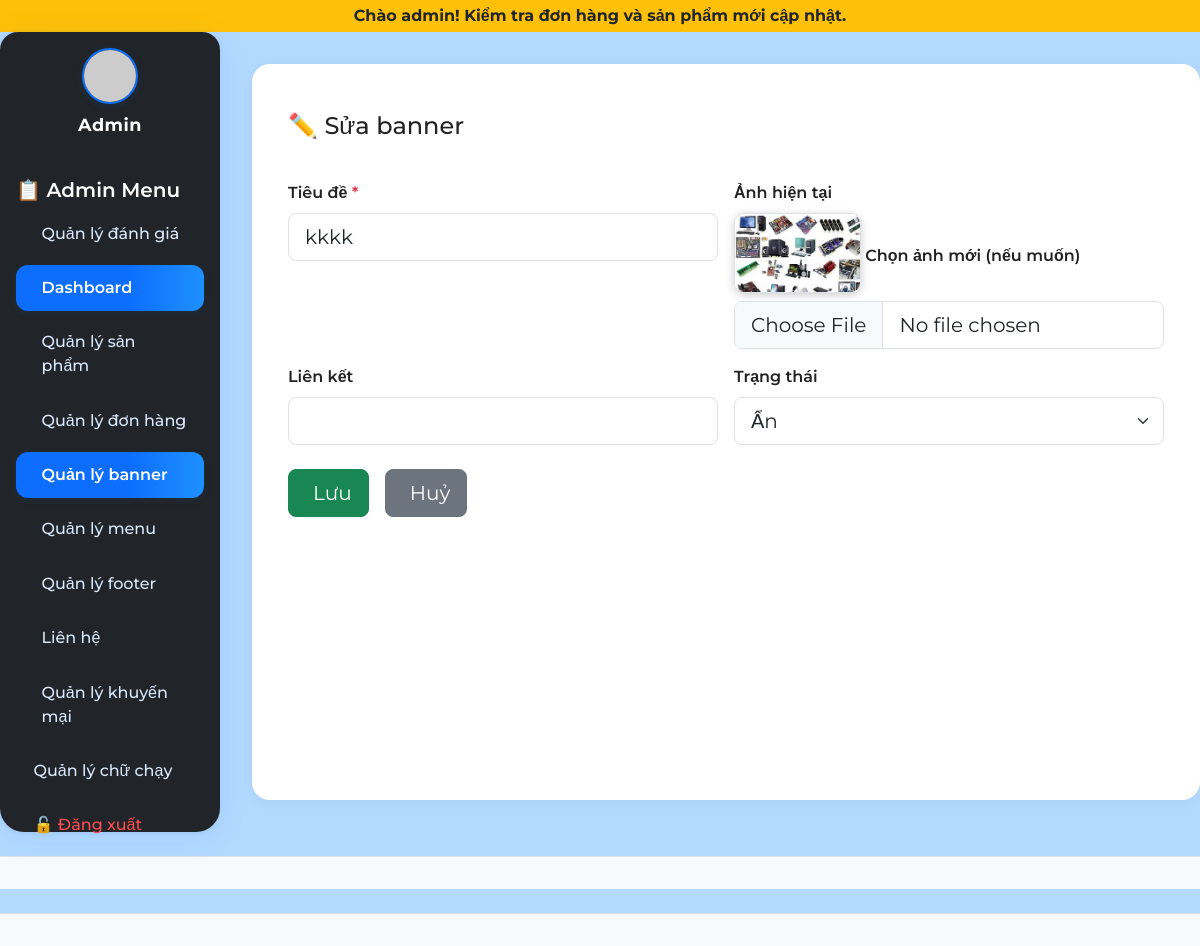
Page /admin/index.php?page=banner_edit&id=5 (signed in) on the committed database.
### tables this page shows
CREATE TABLE `marquee` (
  `id` int(11) NOT NULL,
  `noidung` text NOT NULL,
  `trangthai` tinyint(4) DEFAULT 1,
  `vaitro` enum('admin','user') DEFAULT 'user',
  `ngaytao` datetime NOT NULL DEFAULT current_timestamp()
);

CREATE TABLE `menu_content` (
  `id` int(11) NOT NULL,
  `label` varchar(255) NOT NULL,
  `url` varchar(255) NOT NULL,
  `icon` varchar(64) DEFAULT NULL,
  `position` int(11) DEFAULT 0,
  `type` varchar(20) NOT NULL DEFAULT 'user',
  `parent_id` int(11) DEFAULT NULL
);

CREATE TABLE `banner` (
  `id` int(11) NOT NULL,
  `title` varchar(255) DEFAULT NULL,
  `image_url` varchar(255) DEFAULT NULL,
  `link` varchar(255) DEFAULT NULL,
  `status` enum('active','inactive') DEFAULT 'active'
);

### admin/views/banner/edit.php (the view, shortened to what this page needs)
<?php
include(__DIR__ . '/../../../config/db.php');
$id = isset($_GET['id']) ? (int)$_GET['id'] : 0;
$result = mysqli_query($conn, "SELECT * FROM banner WHERE id = $id");
$banner = mysqli_fetch_assoc($result);
?>
<div class="container mt-4">
  <form method="POST" enctype="multipart/form-data" class="row g-3 needs-validation" novalidate>
    <h4 class="mb-4">✏️ Sửa banner</h4>
    <div class="col-md-6">
      <label class="form-label fw-semibold">Tiêu đề <span class="text-danger">*</span></label>
      <input type="text" name="title" class="form-control form-control-lg" value="<?php echo htmlspecialchars($banner['title']); ?>" required>
    </div>
    <div class="col-md-6">
      <label class="form-label fw-semibold">Ảnh hiện tại</label><br>
      <img id="banner-preview" src="../../../public/uploads/<?php echo $banner['image_url']; ?>" style="max-width: 300px; max-height:80px; border-radius:10px; box-shadow:0 2px 8px #ccc;" class="border mb-2">
      <label class="form-label fw-semibold mt-2">Chọn ảnh mới (nếu muốn)</label>
      <input type="file" name="image" class="form-control form-control-lg" accept="image/*" onchange="previewBanner(event)">
    </div>
    <div class="col-md-6">
      <label class="form-label fw-semibold">Liên kết</label>
      <input type="text" name="link" class="form-control form-control-lg" value="<?php echo htmlspecialchars($banner['link']); ?>">
    </div>
    <div class="col-md-6">
      <label class="form-label fw-semibold">Trạng thái</label>
      <select name="status" class="form-select form-select-lg">
        <option value="inactive" <?php if ($banner['status'] == 'inactive') echo 'selected'; ?>>Ẩn</option>
      </select>
    </div>
    <div class="col-12 d-flex gap-3 mt-4">
      <button type="submit" class="btn btn-success btn-lg d-flex align-items-center gap-2"><span class="bi bi-save"></span> Lưu</button>
      <a href="index.php?page=banner" class="btn btn-secondary btn-lg d-flex align-items-center gap-2"><span class="bi bi-arrow-left"></span> Huỷ</a>
    </div>
  </form>
</div>
<?php include(__DIR__ . '/../layout/footer.php'); ?>

### admin/views/layout/header.php (shortened to what this page needs)
<!DOCTYPE html>
<html lang="vi">
<head>
  <link href="https://cdn.jsdelivr.net/npm/bootstrap@5.3.0/dist/css/bootstrap.min.css" rel="stylesheet">
  <link rel="stylesheet" href="../public/assets/css/admin.css">
</head>
<body>
<?php
include __DIR__ . '/../../../config/db.php';
$query = "SELECT * FROM marquee WHERE trangthai = 1 AND vaitro = 'admin' ORDER BY id DESC LIMIT 1";
$marquees = mysqli_query($conn, $query);
if ($row = mysqli_fetch_assoc($marquees)) {
  echo '<div class="bg-warning text-dark py-1 text-center fw-bold">';
  echo '<marquee behavior="scroll" direction="left">' . htmlspecialchars($row['noidung']) . '</marquee>';
  echo '</div>';
}

### admin/views/layout/sidebar.php (shortened to what this page needs)
<div class="d-flex">
  <nav class="bg-dark text-white p-3" style="width: 220px; height: 100vh;">
    <div class="admin-avatar">
      <img src="https://ui-avatars.com/api/?name=Admin&background=0d6efd&color=fff&size=128" alt="Admin Avatar">
      <div class="admin-name">Admin</div>
    </div>
    <h5 style="font-weight:600; color:#fff;">📋 Admin Menu</h5>
    <ul class="nav flex-column">
      <li class="nav-item">
        <a class="nav-link text-white" href="index.php?page=danhgia_admin">
          <i class="bi bi-star-fill text-warning"></i> Quản lý đánh giá
        </a>
      </li>
      <?php
      include __DIR__ . '/../../../config/db.php';
      $menu_type = 'admin';
      $menu_sql = "SELECT * FROM menu_content WHERE type='$menu_type' ORDER BY position ASC, id ASC";
      $menu_result = mysqli_query($conn, $menu_sql);
      $menus = [];
      while ($m = mysqli_fetch_assoc($menu_result)) $menus[] = $m;
      function buildMenuTreeSidebar($menus, $parent_id = null) {
          $branch = [];
          foreach ($menus as $menu) {
              if ($menu['parent_id'] == $parent_id) {
                  $children = buildMenuTreeSidebar($menus, $menu['id']);
                  $branch[] = $menu;
              }
          }
          return $branch;
      }
      $menu_tree = buildMenuTreeSidebar($menus);
      foreach ($menu_tree as $menu):
          if (!empty($menu['children'])): ?>
              <li class="nav-item dropdown">
                <a class="nav-link text-white dropdown-toggle" href="<?php echo htmlspecialchars($menu['url']); ?>" id="sidebar-menu-<?php echo $menu['id']; ?>" role="button" data-bs-toggle="dropdown" aria-expanded="false">
                  <?php if ($menu['icon']): ?><i class="<?php echo htmlspecialchars($menu['icon']); ?>"></i> <?php endif; ?>
                  <?php echo htmlspecialchars($menu['label']); ?>
                </a>
                <ul class="dropdown-menu bg-dark border-0" aria-labelledby="sidebar-menu-<?php echo $menu['id']; ?>">
                  <?php foreach ($menu['children'] as $child): ?>
                    <li>
                      <a class="dropdown-item text-white bg-dark" href="<?php echo htmlspecialchars($child['url']); ?>">
                        <?php if ($child['icon']): ?><i class="<?php echo htmlspecialchars($child['icon']); ?>"></i> <?php endif; ?>
                        <?php echo htmlspecialchars($child['label']); ?>
                      </a>
                    </li>
                  <?php endforeach; ?>
                </ul>
              </li>
          <?php else: ?>
              <li class="nav-item">
                <a class="nav-link text-white" href="<?php echo htmlspecialchars($menu['url']); ?>">
                  <?php echo htmlspecialchars($menu['label']); ?>
                </a>
              </li>
          <?php endif;
      endforeach;
      ?>
      <li class="nav-item">
        <a class="nav-link text-danger" href="logout.php">🔓 Đăng xuất</a>
      </li>
    </ul>
  </nav>
  <main class="p-4" style="flex-grow: 1;">

### public/assets/css/admin.css (style rules this page uses)
body { font-family: 'Montserrat', 'Roboto', Arial, sans-serif; background: #b3d9ff; color: #222; font-size: 16px; }
nav.bg-dark { border-radius: 18px 18px 24px 24px; box-shadow: 0 4px 32px rgba(13,110,253,0.08), 0 1.5px 6px rgba(0,0,0,0.06); min-height: 100vh; min-width: 220px; padding-top: 2.5rem; position: relative; transition: all .2s; }
.admin-avatar { display: flex; align-items: center; margin-bottom: 2.5rem; flex-direction: column; }
.admin-avatar img { width: 56px; height: 56px; border-radius: 50%; object-fit: cover; margin-bottom: 0.5rem; border: 2.5px solid #0d6efd; box-shadow: 0 2px 8px rgba(13,110,253,0.10); }
.admin-avatar .admin-name { font-weight: 700; color: #fff; font-size: 1.1rem; letter-spacing: 0.5px; }
.nav.flex-column .nav-item { margin-bottom: 0.5rem; }
.nav-link { color: #dbeafe !important; font-weight: 500; border-radius: 12px; padding: 0.7em 1.1em; transition: background .16s, color .16s; display: flex; align-items: center; gap: 8px; }
.nav-link.active, .nav-link:focus, .nav-link:hover { background: linear-gradient(90deg, #0d6efd 60%, #1e90ff 100%); color: #fff !important; box-shadow: 0 2px 8px rgba(13,110,253,0.08); font-weight: 600; }
.nav-link.text-danger { background: none !important; color: #ff4d4f !important; }
main.p-4 { background: #fff; border-radius: 18px; box-shadow: 0 2px 16px rgba(0,0,0,0.04); margin: 2rem 0 2rem 2rem; min-height: 90vh; }

### rows in the picture
marquee: noidung "Chào admin! Kiểm tra đơn hàng và sản phẩm mới cập nhật."
menu_content: label "Dashboard"
menu_content: label "Quản lý sản phẩm"
menu_content: label "Quản lý đơn hàng"
menu_content: label "Quản lý banner"
menu_content: label "Quản lý menu"
menu_content: label "Quản lý footer"
menu_content: label "Liên hệ"
menu_content: label "Quản lý khuyến mại"
menu_content: label "Quản lý chữ chạy"
banner: title "kkkk", image_url (picture), status "Ẩn"
